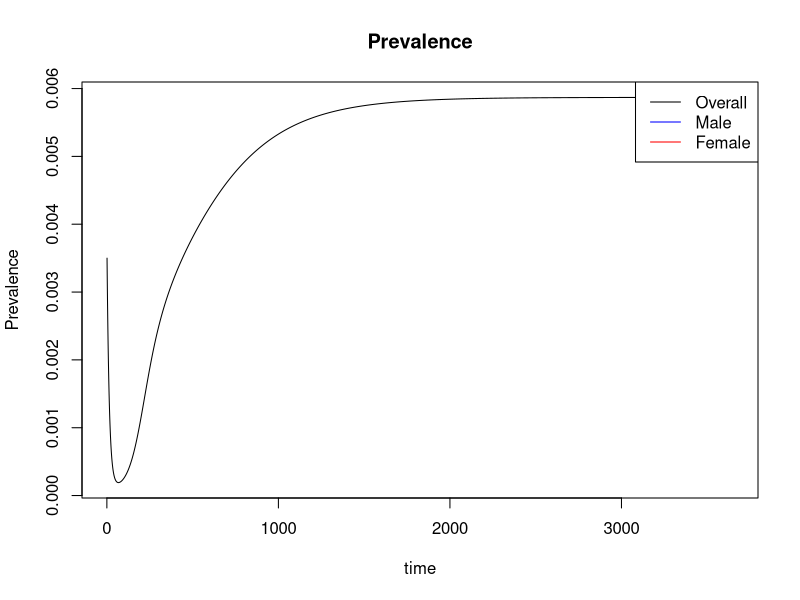
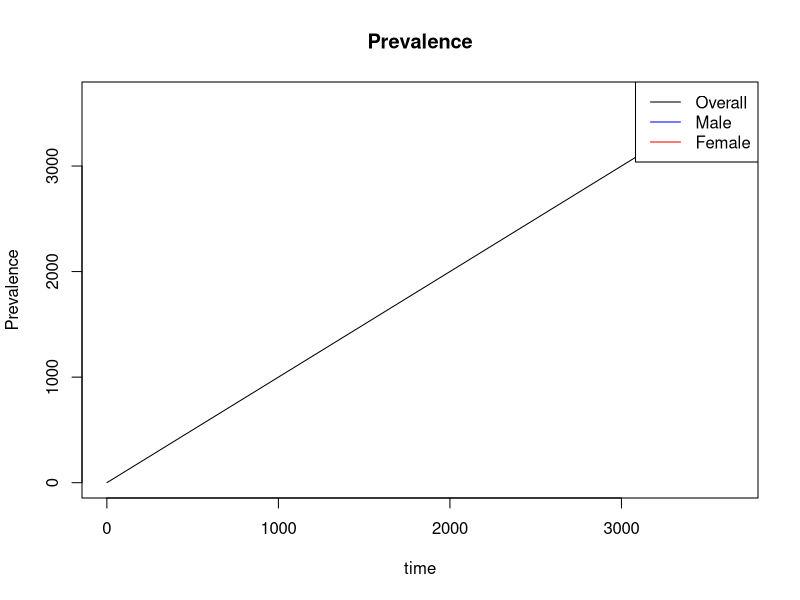
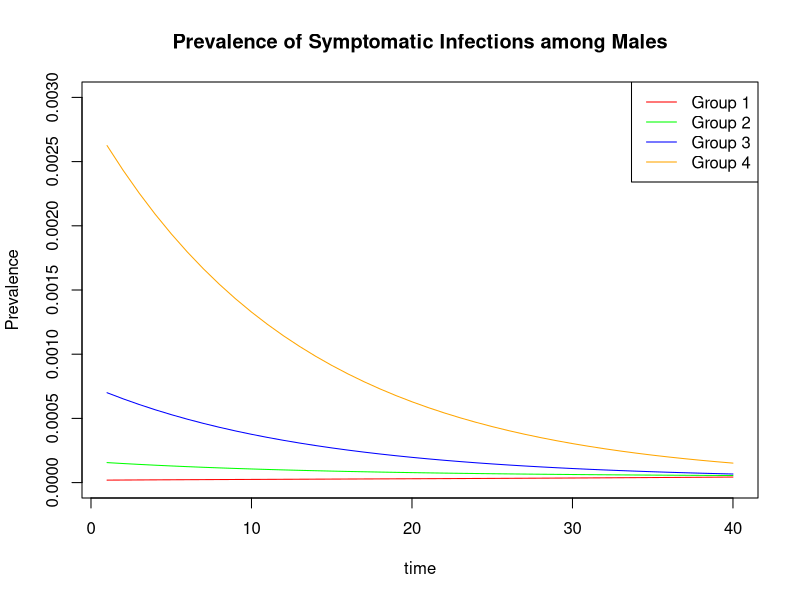
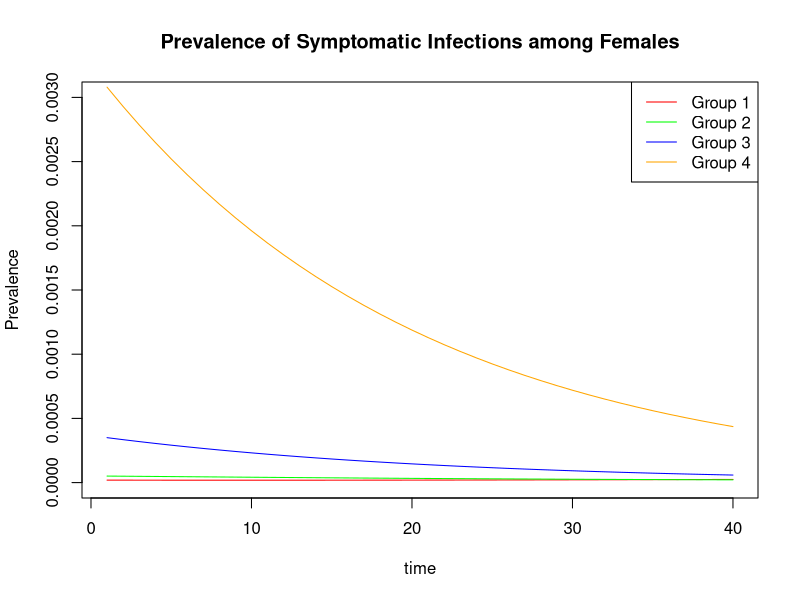
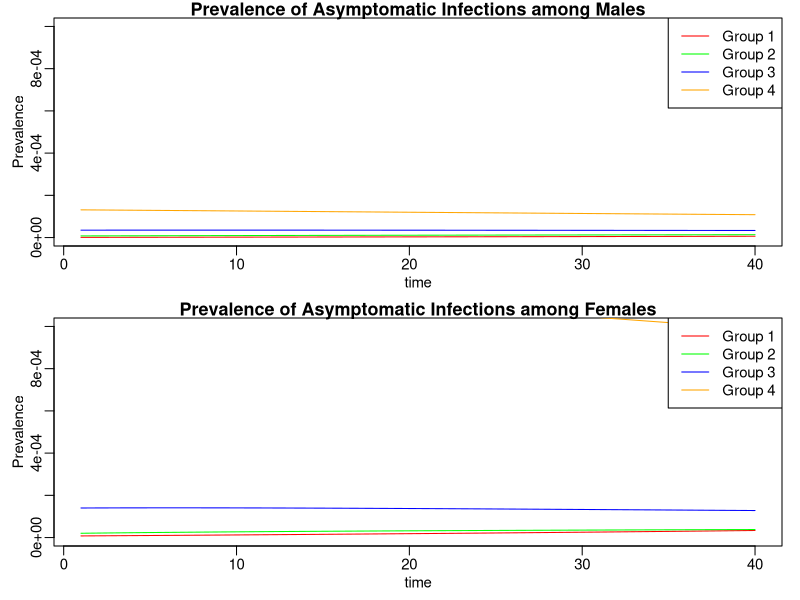

Generate these figures, in order, with R: (Note: this script raises an error after producing the figures.)
## Replication: The transmission dynamics of gonorrhoea: modelling the reported behaviour of infected patients from Newark, New Jersey

library(deSolve)
library(tidyverse)

## SIS model
# X = susceptible
# Y = symptomatic infected
# A = asymptomatic infected

#hi
################################################################

SIS2riskGrs <- function(t, state, parameters) {
  with(as.list(c(state, parameters)), {
    
    #Males
    dXM1 = mu*NM*phiM1 - mu*XM1 - XM1*betaM*cM1*sum(rhoM[1,]*((c(YF1, YF2, YF3, YF4)+c(AF1, AF2, AF3, AF4))/c(NF1,NF2,NF3,NF4))) + sigmaM*YM1 + gammaM*AM1;
    dYM1 = (1-thetaM)*XM1*betaM*cM1*sum(rhoM[1,]*((c(YF1, YF2, YF3, YF4)+c(AF1, AF2, AF3, AF4))/c(NF1,NF2,NF3,NF4)))-(mu+sigmaM)*YM1; 
    dAM1 = (thetaM)*XM1*betaM*cM1*sum(rhoM[1,]*((c(YF1, YF2, YF3, YF4)+c(AF1, AF2, AF3, AF4))/c(NF1,NF2,NF3,NF4)))-(mu+gammaM)*AM1;
    
    dXM2 = mu*NM*phiM2 - mu*XM2 - XM2*betaM*cM2*sum(rhoM[2,]*((c(YF1, YF2, YF3, YF4)+c(AF1, AF2, AF3, AF4))/c(NF1,NF2,NF3,NF4))) + sigmaM*YM2 + gammaM*AM2;
    dYM2 = (1-thetaM)*XM2*betaM*cM2*sum(rhoM[2,]*((c(YF1, YF2, YF3, YF4)+c(AF1, AF2, AF3, AF4))/c(NF1,NF2,NF3,NF4)))-(mu+sigmaM)*YM2; 
    dAM2 = (thetaM)*XM2*betaM*cM2*sum(rhoM[2,]*((c(YF1, YF2, YF3, YF4)+c(AF1, AF2, AF3, AF4))/c(NF1,NF2,NF3,NF4)))-(mu+gammaM)*AM2;
    
    dXM3 = mu*NM*phiM3 - mu*XM3 - XM3*betaM*cM3*sum(rhoM[3,]*((c(YF1, YF2, YF3, YF4)+c(AF1, AF2, AF3, AF4))/c(NF1,NF2,NF3,NF4))) + sigmaM*YM3 + gammaM*AM3;
    dYM3 = (1-thetaM)*XM3*betaM*cM3*sum(rhoM[3,]*((c(YF1, YF2, YF3, YF4)+c(AF1, AF2, AF3, AF4))/c(NF1,NF2,NF3,NF4)))-(mu+sigmaM)*YM3; 
    dAM3 = (thetaM)*XM3*betaM*cM3*sum(rhoM[3,]*((c(YF1, YF2, YF3, YF4)+c(AF1, AF2, AF3, AF4))/c(NF1,NF2,NF3,NF4)))-(mu+gammaM)*AM3;
    
    dXM4 = mu*NM*phiM4 - mu*XM4 - XM4*betaM*cM4*sum(rhoM[4,]*((c(YF1, YF2, YF3, YF4)+c(AF1, AF2, AF3, AF4))/c(NF1,NF2,NF3,NF4))) + sigmaM*YM4 + gammaM*AM4;
    dYM4 = (1-thetaM)*XM4*betaM*cM4*sum(rhoM[4,]*((c(YF1, YF2, YF3, YF4)+c(AF1, AF2, AF3, AF4))/c(NF1,NF2,NF3,NF4)))-(mu+sigmaM)*YM4; 
    dAM4 = (thetaM)*XM4*betaM*cM4*sum(rhoM[4,]*((c(YF1, YF2, YF3, YF4)+c(AF1, AF2, AF3, AF4))/c(NF1,NF2,NF3,NF4)))-(mu+gammaM)*AM4;
    
    #Females
    dXF1 = mu*NF*phiF1 - mu*XF1 - XF1*betaF*cF1*sum(rhoF[1,]*((c(YM1, YM2, YM3, YM4)+c(AM1, AM2, AM3, AM4))/c(NM1,NM2,NM3,NM4))) + sigmaF*YF1 + gammaF*AF1;
    dYF1 = (1-thetaF)*XF1*betaF*cF1*sum(rhoF[1,]*((c(YM1, YM2, YM3, YM4)+c(AM1, AM2, AM3, AM4))/c(NM1,NM2,NM3,NM4)))-(mu+sigmaF)*YF1; 
    dAF1 = (thetaF)*XF1*betaF*cF1*sum(rhoF[1,]*((c(YM1, YM2, YM3, YM4)+c(AM1, AM2, AM3, AM4))/c(NM1,NM2,NM3,NM4)))-(mu+gammaF)*AF1;
    
    dXF2 = mu*NF*phiF2 - mu*XF2 - XF2*betaF*cF2*sum(rhoF[2,]*((c(YM1, YM2, YM3, YM4)+c(AM1, AM2, AM3, AM4))/c(NM1,NM2,NM3,NM4))) + sigmaF*YF2 + gammaF*AF2;
    dYF2 = (1-thetaF)*XF2*betaF*cF2*sum(rhoF[2,]*((c(YM1, YM2, YM3, YM4)+c(AM1, AM2, AM3, AM4))/c(NM1,NM2,NM3,NM4)))-(mu+sigmaF)*YF2; 
    dAF2 = (thetaF)*XF2*betaF*cF2*sum(rhoF[2,]*((c(YM1, YM2, YM3, YM4)+c(AM1, AM2, AM3, AM4))/c(NM1,NM2,NM3,NM4)))-(mu+gammaF)*AF2;
    
    dXF3 = mu*NF*phiF3 - mu*XF3 - XF3*betaF*cF3*sum(rhoF[3,]*(c(YM1, YM2, YM3, YM4)+c(AM1, AM2, AM3, AM4))/c(NM1,NM2,NM3,NM4)) + sigmaF*YF3 + gammaF*AF3;
    dYF3 = (1-thetaF)*XF3*betaF*cF3*sum(rhoF[3,]*(c(YM1, YM2, YM3, YM4)+c(AM1, AM2, AM3, AM4))/c(NM1,NM2,NM3,NM4))-(mu+sigmaF)*YF3; 
    dAF3 = (thetaF)*XF3*betaF*cF3*sum(rhoF[3,]*(c(YM1, YM2, YM3, YM4)+c(AM1, AM2, AM3, AM4))/c(NM1,NM2,NM3,NM4))-(mu+gammaF)*AF3;
    
    dXF4 = mu*NF*phiF4 - mu*XF4 - XF4*betaF*cF4*sum(rhoF[4,]*(c(YM1, YM2, YM3, YM4)+c(AM1, AM2, AM3, AM4))/c(NM1,NM2,NM3,NM4)) + sigmaF*YF4 + gammaF*AF4;
    dYF4 = (1-thetaF)*XF4*betaF*cF4*sum(rhoF[4,]*(c(YM1, YM2, YM3, YM4)+c(AM1, AM2, AM3, AM4))/c(NM1,NM2,NM3,NM4))-(mu+sigmaF)*YF4; 
    dAF4 = (thetaF)*XF4*betaF*cF4*sum(rhoF[4,]*(c(YM1, YM2, YM3, YM4)+c(AM1, AM2, AM3, AM4))/c(NM1,NM2,NM3,NM4))-(mu+gammaF)*AF4;
    
    return(list(c(dXM1, dYM1, dAM1, dXM2, dYM2, dAM2, dXM3, dYM3, dAM3,
                  dXM4, dYM4, dAM4, dXF1, dYF1, dAF1, dXF2, dYF2, dAF2,
                  dXF3, dYF3, dAF3, dXF4, dYF4, dAF4)))
    
  })
}

#initial condition
mu = 0.2 / 365 #net birth and death rate
phiM=c(0.0055,0.0445,0.2,0.75) #proportion in each activity group
phiM1=0.0055 
phiM2=0.0445
phiM3=0.2
phiM4=0.75
phiF=c(0.0055,0.0145,0.1,0.88)
phiF1=0.0055
phiF2=0.0145
phiF3=0.1
phiF4=0.88
cM=c(40,10,2.4,0.5)/365 #mean rate of sex-partner change
cM1=40/365
cM2=10/365
cM3=2.4/365
cM4=0.5/365
cF=c(40,30.7,4.8,0.43)/365
cF1=40/365
cF2=30.7/365
cF3=4.8/365
cF4=0.43/365
sigmaM = 1/13 #recovery rate for sympt. men
sigmaF = 1/20 #recovery rate for sympt. women
sigmaM2 = 10/117 #recovery rate for sympt. men after intervention
sigmaF2 = 1/18 #recovery rate for sympt. women after intervention
gammaF = 1/185 #recovery rate for asympt. men and women
gammaM = 1/185 #recovery rate for asympt. men and women
gammaM2 = 10/1665
gammaF2 = 10/1665 #recovery rate for asympt. men and women after intervention
betaM = 0.8 #transmission probability men to women
betaF = 0.6 #transmission probability women to men
betaM2 = 0.72 #transmission probability men to women after intervention
betaF2 = 0.54 #transmission probability women to men after intervention
thetaM = 0.05 #proportion of asympt. men
thetaF = 0.4 #proportion of asympt. women
epsilon = 0.8 #pattern of mixing

NM = 1
NF = 1

NM1 = NM * phiM1
YM1 = 0.00275*0.007
AM1 = 0.00275*0.007*0.05
XM1 = NM1-AM1-YM1

NM2 = NM * phiM2
YM2 = 0.02225*0.007
AM2 = 0.02225*0.007*0.05
XM2 = NM2-AM2-YM2

NM3 = NM * phiM3
YM3 = 0.1*0.007
AM3 = 0.1*0.007*0.05
XM3 = NM3-AM3-YM3

NM4 = NM * phiM4
YM4 = 0.375*0.007
AM4 = 0.375*0.007*0.05
XM4 = NM4-AM4-YM4

NF1 = NF * phiF1
YF1 = 0.00275*0.007
AF1 = 0.00275*0.007*0.4
XF1 = NF1-AF1-YF1

NF2 = NF * phiF2
YF2 = 0.00725*0.007
AF2 = 0.00725*0.007*0.4
XF2 = NF2-AF2-YF2

NF3 = NF * phiF3
YF3 = 0.05*0.007
AF3 = 0.05*0.007*0.4
XF3 = NF3-AF3-YF3

NF4 = NF * phiF4
YF4 = 0.44*0.007
AF4 = 0.44*0.007*0.4
XF4 = NF4-AF4-YF4

NM_matrix=c(NM1,NM2,NM3,NM4)
NF_matrix=c(NF1,NF2,NF3,NF4)


#######################################################################
library(matrixcalc)

# Define the function to calculate the rho matrix for male
rhoM_matrix <- matrix(0, nrow = 4, ncol = 4)

for (i in 1:4) {
  for (j in 1:4) {
    if (i == j) {
      rhoM_matrix[i, j] <- epsilon + (1 - epsilon) * ((cF[j]*NF_matrix[j])/sum(cF*NF_matrix))
    } else {
      rhoM_matrix[i, j] <- (1 - epsilon) * ((cF[j]*NF_matrix[j])/sum(cF*NF_matrix))
    }
  }
}


# Define the function to calculate the rho matrix for female
rhoF_matrix <- matrix(0, nrow = 4, ncol = 4)

for (i in 1:4) {
  for (j in 1:4) {
    if (i == j) {
      rhoF_matrix[i, j] <- epsilon + (1 - epsilon) * ((cM[j]*NM_matrix[j])/sum(cM*NM_matrix))
    } else {
      rhoF_matrix[i, j] <- (1 - epsilon) * ((cM[j]*NM_matrix[j])/sum(cM*NM_matrix))
    }
  }
}


################################################################################
state=c(XM1=XM1, YM1=YM1, AM1=AM1, XM2=XM2, YM2=YM2, AM2=AM2, XM3=XM3, YM3=YM3, AM3=AM3,
        XM4=XM4, YM4=YM4, AM4=AM4, XF1=XF1, YF1=YF1, AF1=AF1, XF2=XF2, YF2=YF2, AF2=AF2,
        XF3=XF3, YF3=YF3, AF3=AF3, XF4=XF4, YF4=YF4, AF4=AF4);

parameters=list(mu=mu, rhoM=rhoM_matrix, rhoF=rhoF_matrix, cM=cM, cF=cF, sigmaM=sigmaM, 
                 sigmaF=sigmaF, gammaF=gammaF, gammaM = gammaM, betaF=betaF, betaM=betaM, thetaM=thetaM,
                 thetaF=thetaF, NF1 = NF1, NF2 = NF2, NF3 = NF3, NF4 = NF4, NM1 = NM1, 
                 NM2 = NM2, NM3 = NM3, NM4 = NM4);

times=seq(1,10*365,by=1);

#Simulation model
sim=ode(y=state,times=times,func=SIS2riskGrs,parms=parameters) %>% data.frame
sim_stat=
  as.data.frame(sim)|>
  mutate(IM1 = YM1+AM1,
         IM2 = YM2+AM2,
         IM3 = YM3+AM3,
         IM4 = YM4+AM4,
         IF1 = YF1+AF1,
         IF2 = YF2+AF2,
         IF3 = YF3+AF3,
         IF4 = YF4+AF4,
         IM = IM1+IM2+IM3+IM4,
         IF = IF1+IF1+IF3+IF4,
         I = IM+IF,
         AM=AM1+AM2+AM3+AM4,
         YM=YM1+YM2+YM3+YM4)

# Prevalence: Overall + Male + Female
plot(x=times, y=sim_stat$YM, xlab = "time", ylab = "Prevalence", type = "l", main = "Prevalence", col = "black");
lines(sim$IM[1:40], type = "l", col = "blue");
lines(sim$IF[1:40], type = "l", col = "red");
legend("topright", legend=c("Overall","Male","Female"), col=c("black","blue","red"), lty=1)

plot(x=times, y=sim$I, xlab = "time", ylab = "Prevalence", type = "l", main = "Prevalence", col = "black");
lines(sim$IM, type = "l", col = "blue");
lines(sim$IF, type = "l", col = "red");
legend("topright", legend=c("Overall","Male","Female"), col=c("black","blue","red"), lty=1)

# Prevalence: Symptomatic Male in each group
plot(x=times[1:40], y=sim$YM1[1:40], xlab = "time", ylab = "Prevalence", type = "l",ylim=c(0, 3.0e-3), main = "Prevalence of Symptomatic Infections among Males", col = "red");
lines(sim$YM2[1:40], type = "l", col = "green");
lines(sim$YM3[1:40], type = "l", col = "blue");
lines(sim$YM4[1:40], type = "l", col = "orange");
legend("topright", legend=c("Group 1", "Group 2", "Group 3", "Group 4"), col=c("red", "green","blue","orange"), lty=1)

# Prevalence: Symptomatic Female
plot(x=times[1:40], y=sim$YF1[1:40], xlab = "time", ylab = "Prevalence", type = "l",ylim=c(0, 3.0e-3), main = "Prevalence of Symptomatic Infections among Females", col = "red");
lines(sim$YF2[1:40], type = "l", col = "green");
lines(sim$YF3[1:40], type = "l", col = "blue");
lines(sim$YF4[1:40], type = "l", col = "orange");
legend("topright", legend=c("Group 1", "Group 2", "Group 3", "Group 4"), col=c("red", "green","blue","orange"), lty=1)


par(mfrow=c(2,1),mar=c(3,3,1,1),mgp=c(1.5,.5,0),cex=.9)
# Prevalence: Asymptomatic Male
plot(x=times[1:40], y=sim$AM1[1:40], xlab = "time", ylab = "Prevalence", type = "l", ylim=c(0, 1e-3),main = "Prevalence of Asymptomatic Infections among Males", col = "red");
lines(sim$AM2[1:40], type = "l", col = "green");
lines(sim$AM3[1:40], type = "l", col = "blue");
lines(sim$AM4[1:40], type = "l", col = "orange");
legend("topright", legend=c("Group 1", "Group 2", "Group 3", "Group 4"), col=c("red", "green","blue","orange"), lty=1)


# Prevalence: Asymptomatic Female
plot(x=times[1:40], y=sim$AF1[1:40], xlab = "time", ylab = "Prevalence", type = "l", ylim=c(0, 1e-3),main = "Prevalence of Asymptomatic Infections among Females", col = "red");
lines(sim$AF2[1:40], type = "l", col = "green");
lines(sim$AF3[1:40], type = "l", col = "blue");
lines(sim$AF4[1:40], type = "l", col = "orange");
legend("topright", legend=c("Group 1", "Group 2", "Group 3", "Group 4"), col=c("red", "green","blue","orange"), lty=1)



#parameters for changes in sigma for male and female
parameters1=list(mu=mu, rhoM=rhoM_matrix, rhoF=rhoF_matrix, cM=cM, cF=cF, sigmaM=sigmaM2, 
                 sigmaF=sigmaF2, gammaF=gammaF, gammaM = gammaM, betaF=betaF, betaM=betaM, thetaM=thetaM,
                 thetaF=thetaF, NF1 = NF1, NF2 = NF2, NF3 = NF3, NF4 = NF4, NM1 = NM1, 
                 NM2 = NM2, NM3 = NM3, NM4 = NM4);
#Simulation model
sim1=ode(y=state,times=times,func=SIS2riskGrs,parms=parameters1)
sim1=
  as.data.frame(sim1)|>
  mutate(IM1 = YM1+AM1,
         IM2 = YM2+AM2,
         IM3 = YM3+AM3,
         IM4 = YM4+AM4,
         IF1 = YF1+AF1,
         IF2 = YF2+AF2,
         IF3 = YF3+AF3,
         IF4 = YF4+AF4,
         IM = IM1+IM2+IM3+IM4,
         IF = IF1+IF1+IF3+IF4,
         I = IM+IF,
         AM=AM1+AM2+AM3+AM4,
         YM=YM1+YM2+YM3+YM4)

par(mfrow=c(2,1),mar=c(3,3,1,1),mgp=c(1.5,.5,0),cex=.9)

plot(x=times[1:40], y=sim1$I[1:40]-sim$I[1:40], xlab = "time", ylab = "change in Prevalence", ylim=c(-8.0e-5, 0), 
     type = "l", main = "Change in Prevalence after intervention (sigma)", col = "black");
lines(sim1$IM[1:40]-sim$IM[1:40], type = "l", col = "blue");
lines(sim1$IF[1:40]-sim$IF[1:40], type = "l", col = "red");
legend("topright", legend=c("Overall","Male","Female"), col=c("black","blue","red"), lty=1)

# Prevalence: Symptomatic Male in each group
plot(x=times[1:40], y=sim1$YM1[1:40]-sim$YM1[1:40], xlab = "time", ylab = "change in Prevalence", type = "l",ylim=c(-4.0e-5, 0), main = "Prevalence of Symptomatic Infections among Males (sigma)", col = "red");
lines(sim1$YM2[1:40]-sim$YM2[1:40], type = "l", col = "green");
lines(sim1$YM3[1:40]-sim$YM3[1:40], type = "l", col = "blue");
lines(sim1$YM4[1:40]-sim$YM4[1:40], type = "l", col = "orange");
legend("topright", legend=c("Group 1", "Group 2", "Group 3", "Group 4"), col=c("red", "green","blue","orange"), lty=1)

# Prevalence: Symptomatic Female
plot(x=times[1:40], y=sim1$YF1[1:40]-sim$YF1[1:40], xlab = "time", ylab = "change in Prevalence", type = "l",ylim=c(-4.0e-5, 0), main = "Prevalence of Symptomatic Infections among Females (sigma)", col = "red");
lines(sim1$YF2[1:40]-sim$YF2[1:40], type = "l", col = "green");
lines(sim1$YF3[1:40]-sim$YF3[1:40], type = "l", col = "blue");
lines(sim1$YF4[1:40]-sim$YF4[1:40], type = "l", col = "orange");
legend("topright", legend=c("Group 1", "Group 2", "Group 3", "Group 4"), col=c("red", "green","blue","orange"), lty=1)

# Prevalence: Asymptomatic Male
plot(x=times[1:40], y=sim1$AM1[1:40]-sim$AM1[1:40], xlab = "time", ylab = "change in Prevalence", type = "l", ylim=c(-4.0e-8, 0),
     main = "Prevalence of Asymptomatic Infections among Males (sigma)", col = "red");
lines(sim1$AM2[1:40]-sim$AM2[1:40], type = "l", col = "green");
lines(sim1$AM3[1:40]-sim$AM3[1:40], type = "l", col = "blue");
lines(sim1$AM4[1:40]-sim$AM4[1:40], type = "l", col = "orange");
legend("topright", legend=c("Group 1", "Group 2", "Group 3", "Group 4"), col=c("red", "green","blue","orange"), lty=1)

# Prevalence: Asymptomatic Female
plot(x=times[1:40], y=sim1$AF1[1:40]-sim$AF1[1:40], xlab = "time", ylab = "change in Prevalence", type = "l", ylim=c(-4.0e-8, 0),
     main = "Prevalence of Asymptomatic Infections among Females (sigma)", col = "red");
lines(sim1$AF2[1:40]-sim$AF2[1:40], type = "l", col = "green");
lines(sim1$AF3[1:40]-sim$AF3[1:40], type = "l", col = "blue");
lines(sim1$AF4[1:40]-sim$AF4[1:40], type = "l", col = "orange");
legend("topright", legend=c("Group 1", "Group 2", "Group 3", "Group 4"), col=c("red", "green","blue","orange"), lty=1)

#parameters for changes in gamma for male and female
parameters2=list(mu=mu, rhoM=rhoM_matrix, rhoF=rhoF_matrix, cM=cM, cF=cF, sigmaM=sigmaM, 
                 sigmaF=sigmaF, gammaF=gammaF2, gammaM = gammaF2, betaF=betaF, betaM=betaM, thetaM=thetaM,
                 thetaF=thetaF, NF1 = NF1, NF2 = NF2, NF3 = NF3, NF4 = NF4, NM1 = NM1, 
                 NM2 = NM2, NM3 = NM3, NM4 = NM4);
#Simulation model
sim2=ode(y=state,times=times,func=SIS2riskGrs,parms=parameters2)
sim2=
  as.data.frame(sim2)|>
  mutate(IM1 = YM1+AM1,
         IM2 = YM2+AM2,
         IM3 = YM3+AM3,
         IM4 = YM4+AM4,
         IF1 = YF1+AF1,
         IF2 = YF2+AF2,
         IF3 = YF3+AF3,
         IF4 = YF4+AF4,
         IM = IM1+IM2+IM3+IM4,
         IF = IF1+IF1+IF3+IF4,
         I = IM+IF,
         AM=AM1+AM2+AM3+AM4,
         YM=YM1+YM2+YM3+YM4)

plot(x=times[1:40], y=sim2$I[1:40]-sim$I[1:40], xlab = "time", ylab = "change in Prevalence", ylim=c(-2e-6, 0), 
     type = "l", main = "Change in Prevalence after intervention (gamma)", col = "black");
lines(sim2$IM[1:40]-sim$IM[1:40], type = "l", col = "blue");
lines(sim2$IF[1:40]-sim$IF[1:40], type = "l", col = "red");
legend("topright", legend=c("Overall","Male","Female"), col=c("black","blue","red"), lty=1)

par(mfrow=c(2,1),mar=c(3,3,1,1),mgp=c(1.5,.5,0),cex=.9)
# Prevalence: Symptomatic Male in each group
plot(x=times[1:40], y=sim2$YM1[1:40]-sim$YM1[1:40], xlab = "time", ylab = "change in Prevalence", type = "l",
     ylim=c(-5.0e-9, 0), main = "Prevalence of Symptomatic Infections among Males (gamma)", col = "red");
lines(sim2$YM2[1:40]-sim$YM2[1:40], type = "l", col = "green");
lines(sim2$YM3[1:40]-sim$YM3[1:40], type = "l", col = "blue");
lines(sim2$YM4[1:40]-sim$YM4[1:40], type = "l", col = "orange");
legend("topright", legend=c("Group 1", "Group 2", "Group 3", "Group 4"), col=c("red", "green","blue","orange"), lty=1)

# Prevalence: Symptomatic Female
plot(x=times[1:40], y=sim2$YF1[1:40]-sim$YF1[1:40], xlab = "time", ylab = "change in Prevalence", type = "l",
     ylim=c(-5.0e-9, 0), main = "Prevalence of Symptomatic Infections among Females (gamma)", col = "red");
lines(sim2$YF2[1:40]-sim$YF2[1:40], type = "l", col = "green");
lines(sim2$YF3[1:40]-sim$YF3[1:40], type = "l", col = "blue");
lines(sim2$YF4[1:40]-sim$YF4[1:40], type = "l", col = "orange");
legend("topright", legend=c("Group 1", "Group 2", "Group 3", "Group 4"), col=c("red", "green","blue","orange"), lty=1)

# Prevalence: Asymptomatic Male
plot(x=times[1:40], y=sim2$AM1[1:40]-sim$AM1[1:40], xlab = "time", ylab = "change in Prevalence", type = "l", ylim=c(-1.5e-6, 0),
     main = "Prevalence of Asymptomatic Infections among Males (gamma)", col = "red");
lines(sim2$AM2[1:40]-sim$AM2[1:40], type = "l", col = "green");
lines(sim2$AM3[1:40]-sim$AM3[1:40], type = "l", col = "blue");
lines(sim2$AM4[1:40]-sim$AM4[1:40], type = "l", col = "orange");
legend("topright", legend=c("Group 1", "Group 2", "Group 3", "Group 4"), col=c("red", "green","blue","orange"), lty=1)

# Prevalence: Asymptomatic Female
plot(x=times[1:40], y=sim2$AF1[1:40]-sim$AF1[1:40], xlab = "time", ylab = "change in Prevalence", type = "l", ylim=c(-1.5e-6, 0),
     main = "Prevalence of Asymptomatic Infections among Females (gamma)", col = "red");
lines(sim2$AF2[1:40]-sim$AF2[1:40], type = "l", col = "green");
lines(sim2$AF3[1:40]-sim$AF3[1:40], type = "l", col = "blue");
lines(sim2$AF4[1:40]-sim$AF4[1:40], type = "l", col = "orange");
legend("topright", legend=c("Group 1", "Group 2", "Group 3", "Group 4"), col=c("red", "green","blue","orange"), lty=1)

#parameters for changes in beta for male and female
parameters3=list(mu=mu, rhoM=rhoM_matrix, rhoF=rhoF_matrix, cM=cM, cF=cF, sigmaM=sigmaM, 
                 sigmaF=sigmaF, gammaF=gammaF, gammaM = gammaM, betaF=betaF2, betaM=betaM2, thetaM=thetaM,
                 thetaF=thetaF, NF1 = NF1, NF2 = NF2, NF3 = NF3, NF4 = NF4, NM1 = NM1, 
                 NM2 = NM2, NM3 = NM3, NM4 = NM4);
#Simulation model
sim3=ode(y=state,times=times,func=SIS2riskGrs,parms=parameters3)
sim3=
  as.data.frame(sim3)|>
  mutate(IM1 = YM1+AM1,
         IM2 = YM2+AM2,
         IM3 = YM3+AM3,
         IM4 = YM4+AM4,
         IF1 = YF1+AF1,
         IF2 = YF2+AF2,
         IF3 = YF3+AF3,
         IF4 = YF4+AF4,
         IM = IM1+IM2+IM3+IM4,
         IF = IF1+IF1+IF3+IF4,
         I = IM+IF,
         AM=AM1+AM2+AM3+AM4,
         YM=YM1+YM2+YM3+YM4)

plot(x=times[1:40], y=sim3$I[1:40]-sim$I[1:40], xlab = "time", ylab = "change in Prevalence", ylim=c(-4.5e-6, 0), 
     type = "l", main = "Change in Prevalence after intervention (beta)", col = "black");
lines(sim3$IM[1:40]-sim$IM[1:40], type = "l", col = "blue");
lines(sim3$IF[1:40]-sim$IF[1:40], type = "l", col = "red");
legend("topright", legend=c("Overall","Male","Female"), col=c("black","blue","red"), lty=1)


par(mfrow=c(2,1),mar=c(3,3,1,1),mgp=c(1.5,.5,0),cex=.9)
# Prevalence: Symptomatic Male in each group after change in beta
plot(x=times[1:40], y=sim3$YM1[1:40]-sim$YM1[1:40], xlab = "time", ylab = "change in Prevalence", type = "l",
     ylim=c(-8.0e-7, 0), main = "Prevalence of Symptomatic Infections among Males (beta)", col = "red");
lines(sim3$YM2[1:40]-sim$YM2[1:40], type = "l", col = "green");
lines(sim3$YM3[1:40]-sim$YM3[1:40], type = "l", col = "blue");
lines(sim3$YM4[1:40]-sim$YM4[1:40], type = "l", col = "orange");
legend("topright", legend=c("Group 1", "Group 2", "Group 3", "Group 4"), col=c("red", "green","blue","orange"), lty=1)
# Prevalence: Symptomatic Female in each group after change in beta
plot(x=times[1:40], y=sim3$YF1[1:40]-sim$YF1[1:40], xlab = "time", ylab = "change in Prevalence", type = "l",
     ylim=c(-8.0e-7, 0), main = "Prevalence of Symptomatic Infections among Males (beta)", col = "red");
lines(sim3$YF2[1:40]-sim$YF2[1:40], type = "l", col = "green");
lines(sim3$YF3[1:40]-sim$YF3[1:40], type = "l", col = "blue");
lines(sim3$YF4[1:40]-sim$YF4[1:40], type = "l", col = "orange");
legend("topright", legend=c("Group 1", "Group 2", "Group 3", "Group 4"), col=c("red", "green","blue","orange"), lty=1)
# Prevalence: Asymptomatic Male
plot(x=times[1:40], y=sim3$AM1[1:40]-sim$AM1[1:40], xlab = "time", ylab = "change in Prevalence", type = "l", ylim=c(-2e-7, 0),
     main = "Prevalence of Asymptomatic Infections among Males (beta)", col = "red");
lines(sim3$AM2[1:40]-sim$AM2[1:40], type = "l", col = "green");
lines(sim3$AM3[1:40]-sim$AM3[1:40], type = "l", col = "blue");
lines(sim3$AM4[1:40]-sim$AM4[1:40], type = "l", col = "orange");
legend("topright", legend=c("Group 1", "Group 2", "Group 3", "Group 4"), col=c("red", "green","blue","orange"), lty=1)

# Prevalence: Asymptomatic Female
plot(x=times[1:40], y=sim3$AF1[1:40]-sim$AF1[1:40], xlab = "time", ylab = "change in Prevalence", type = "l", ylim=c(-2e-7, 0),
     main = "Prevalence of Asymptomatic Infections among Females (beta)", col = "red");
lines(sim3$AF2[1:40]-sim$AF2[1:40], type = "l", col = "green");
lines(sim3$AF3[1:40]-sim$AF3[1:40], type = "l", col = "blue");
lines(sim3$AF4[1:40]-sim$AF4[1:40], type = "l", col = "orange");
legend("topright", legend=c("Group 1", "Group 2", "Group 3", "Group 4"), col=c("red", "green","blue","orange"), lty=1)
